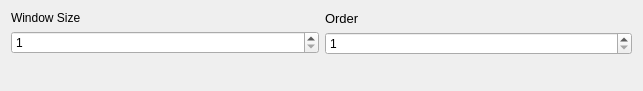
<?xml version="1.0" encoding="UTF-8"?>
<ui version="4.0">
 <class>Form</class>
 <widget class="QWidget" name="Form">
  <property name="geometry">
   <rect>
    <x>0</x>
    <y>0</y>
    <width>643</width>
    <height>91</height>
   </rect>
  </property>
  <property name="windowTitle">
   <string>Form</string>
  </property>
  <property name="styleSheet">
   <string notr="true">font: 10pt &quot;Arial&quot;;</string>
  </property>
  <layout class="QHBoxLayout" name="horizontalLayout">
   <item>
    <layout class="QVBoxLayout" name="verticalLayout">
     <item>
      <widget class="QLabel" name="label">
       <property name="text">
        <string>Window Size</string>
       </property>
      </widget>
     </item>
     <item>
      <widget class="QSpinBox" name="spinBoxWinSize">
       <property name="keyboardTracking">
        <bool>false</bool>
       </property>
       <property name="minimum">
        <number>1</number>
       </property>
       <property name="maximum">
        <number>1000000</number>
       </property>
      </widget>
     </item>
     <item>
      <spacer name="verticalSpacer">
       <property name="orientation">
        <enum>Qt::Vertical</enum>
       </property>
       <property name="sizeHint" stdset="0">
        <size>
         <width>20</width>
         <height>40</height>
        </size>
       </property>
      </spacer>
     </item>
    </layout>
   </item>
   <item>
    <layout class="QVBoxLayout" name="verticalLayout_2">
     <item>
      <widget class="QLabel" name="label_2">
       <property name="font">
        <font>
         <family>Arial</family>
         <pointsize>10</pointsize>
         <weight>50</weight>
         <italic>false</italic>
         <bold>false</bold>
        </font>
       </property>
       <property name="text">
        <string>Order</string>
       </property>
      </widget>
     </item>
     <item>
      <widget class="QSpinBox" name="spinBoxOrder">
       <property name="keyboardTracking">
        <bool>false</bool>
       </property>
       <property name="minimum">
        <number>1</number>
       </property>
       <property name="maximum">
        <number>101</number>
       </property>
      </widget>
     </item>
     <item>
      <spacer name="verticalSpacer_2">
       <property name="orientation">
        <enum>Qt::Vertical</enum>
       </property>
       <property name="sizeHint" stdset="0">
        <size>
         <width>20</width>
         <height>40</height>
        </size>
       </property>
      </spacer>
     </item>
    </layout>
   </item>
  </layout>
 </widget>
 <resources/>
 <connections/>
</ui>
